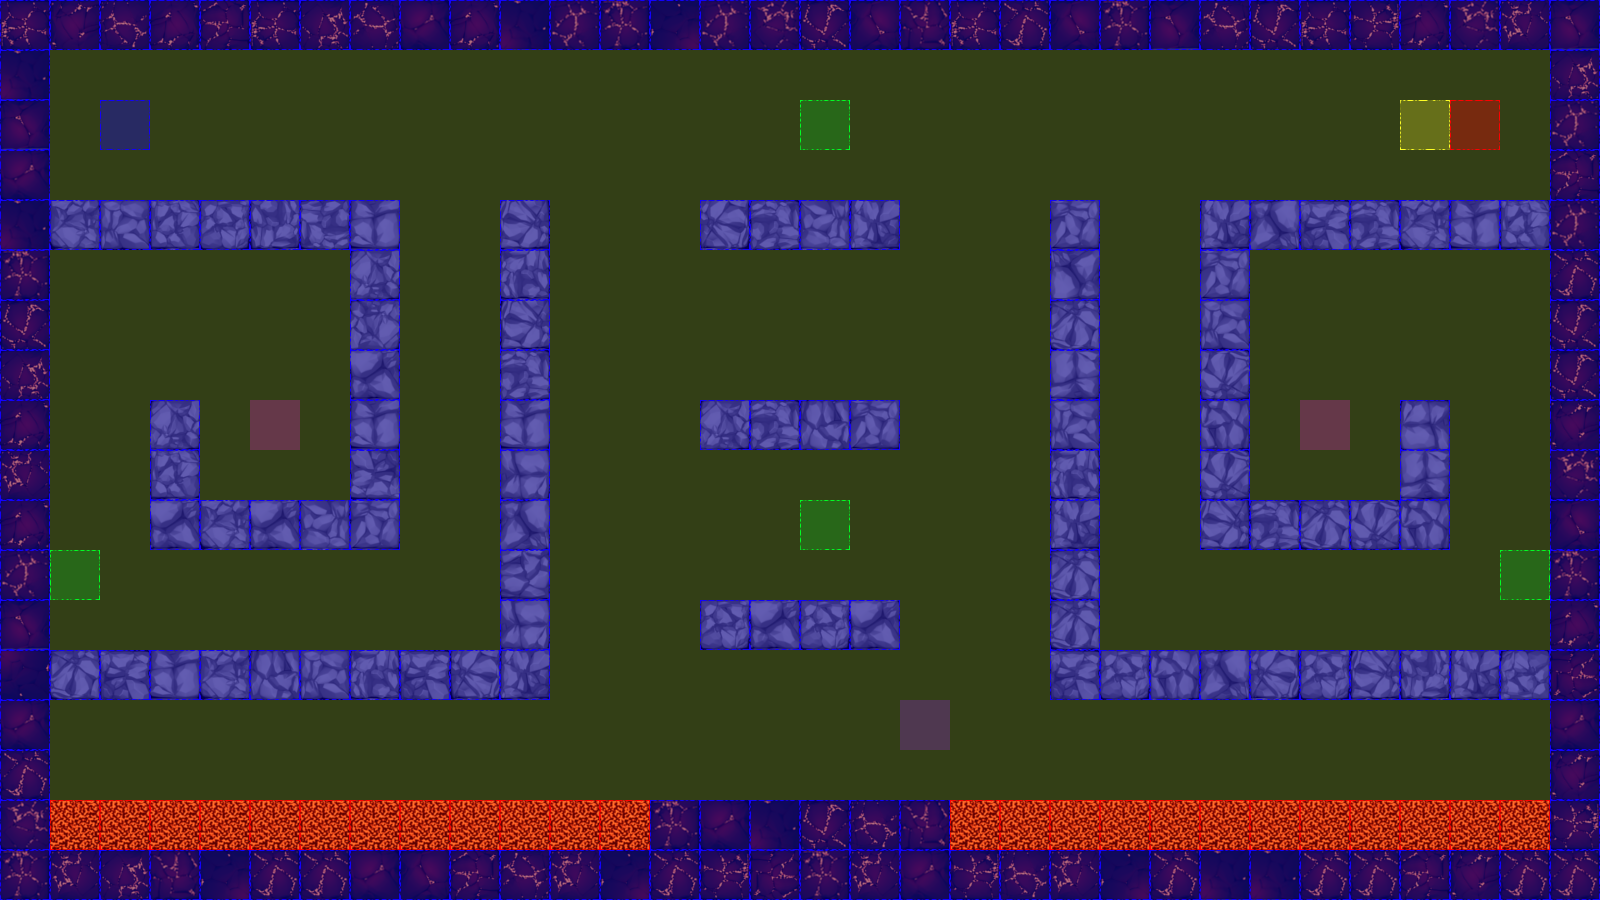

The image is a tile-based game level rendered from a .tmx file. Its description and source (layers, tilesets, objects; grid data summarised) follow:
An orthogonal 32x18 tile map with 50x50 px tiles, 3 tile layers (terrain, collision, event), 2 tilesets.

<map version="1.0" orientation="orthogonal" renderorder="left-up" width="32" height="18" tilewidth="50" tileheight="50" nextobjectid="3">
 <tileset firstgid="1" name="dungeonTile.png" tilewidth="50" tileheight="50" tilecount="64" columns="8">
  <image source="tiles/dungeonTile.png" width="400" height="400" />
 </tileset>
 <tileset firstgid="65" name="collisionTile" tilewidth="50" tileheight="50" tilecount="12" columns="3">
  <image source="tiles/collisionTile.png" width="150" height="200" />
 </tileset>
 <layer name="terrain" width="32" height="18">
  <data>[576 cells, 214 non-empty, 56 distinct tile ids]</data>
 </layer>
 <layer name="collision" width="32" height="18">
  <data>[576 cells, 576 non-empty, 3 distinct tile ids]</data>
 </layer>
 <layer name="event" width="32" height="18">
  <data>[576 cells, 10 non-empty, 6 distinct tile ids]</data>
 </layer>
</map>
